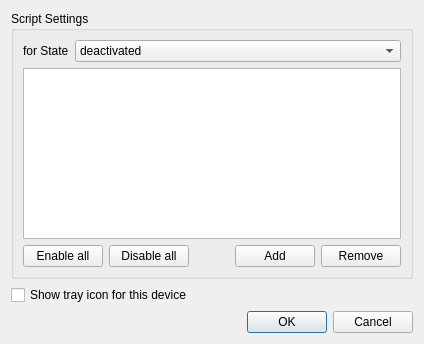
<?xml version="1.0" encoding="UTF-8"?>
<ui version="4.0">
 <class>Dialog</class>
 <widget class="QDialog" name="Dialog">
  <property name="geometry">
   <rect>
    <x>0</x>
    <y>0</y>
    <width>409</width>
    <height>344</height>
   </rect>
  </property>
  <property name="windowTitle">
   <string>Dialog</string>
  </property>
  <layout class="QVBoxLayout" name="verticalLayout_2">
   <item>
    <widget class="QGroupBox" name="scriptBox">
     <property name="title">
      <string>Script Settings</string>
     </property>
     <layout class="QVBoxLayout" name="verticalLayout">
      <item>
       <layout class="QFormLayout" name="formLayout">
        <item row="0" column="0">
         <widget class="QLabel" name="label">
          <property name="text">
           <string>for State</string>
          </property>
         </widget>
        </item>
        <item row="0" column="1">
         <widget class="QComboBox" name="stateCombo">
          <item>
           <property name="text">
            <string>deactivated</string>
           </property>
          </item>
          <item>
           <property name="text">
            <string>activated</string>
           </property>
          </item>
          <item>
           <property name="text">
            <string>got carrier</string>
           </property>
          </item>
          <item>
           <property name="text">
            <string>got carrier but not fully configured</string>
           </property>
          </item>
          <item>
           <property name="text">
            <string>up</string>
           </property>
          </item>
         </widget>
        </item>
       </layout>
      </item>
      <item>
       <widget class="QListWidget" name="listWidget"/>
      </item>
      <item>
       <layout class="QHBoxLayout" name="horizontalLayout">
        <item>
         <widget class="QPushButton" name="enableAllButton">
          <property name="text">
           <string>Enable all</string>
          </property>
         </widget>
        </item>
        <item>
         <widget class="QPushButton" name="disableAllButton">
          <property name="text">
           <string>Disable all</string>
          </property>
         </widget>
        </item>
        <item>
         <spacer name="spacer">
          <property name="orientation">
           <enum>Qt::Horizontal</enum>
          </property>
          <property name="sizeType">
           <enum>QSizePolicy::MinimumExpanding</enum>
          </property>
          <property name="sizeHint" stdset="0">
           <size>
            <width>40</width>
            <height>20</height>
           </size>
          </property>
         </spacer>
        </item>
        <item>
         <widget class="QPushButton" name="addButton">
          <property name="text">
           <string>Add</string>
          </property>
         </widget>
        </item>
        <item>
         <widget class="QPushButton" name="removeButton">
          <property name="text">
           <string>Remove</string>
          </property>
         </widget>
        </item>
       </layout>
      </item>
     </layout>
    </widget>
   </item>
   <item>
    <widget class="QCheckBox" name="trayiconCheckBox">
     <property name="text">
      <string>Show tray icon for this device</string>
     </property>
    </widget>
   </item>
   <item>
    <widget class="QDialogButtonBox" name="buttonBox">
     <property name="orientation">
      <enum>Qt::Horizontal</enum>
     </property>
     <property name="standardButtons">
      <set>QDialogButtonBox::Cancel|QDialogButtonBox::Ok</set>
     </property>
    </widget>
   </item>
  </layout>
 </widget>
 <resources/>
 <connections>
  <connection>
   <sender>buttonBox</sender>
   <signal>accepted()</signal>
   <receiver>Dialog</receiver>
   <slot>accept()</slot>
   <hints>
    <hint type="sourcelabel">
     <x>248</x>
     <y>254</y>
    </hint>
    <hint type="destinationlabel">
     <x>157</x>
     <y>274</y>
    </hint>
   </hints>
  </connection>
  <connection>
   <sender>buttonBox</sender>
   <signal>rejected()</signal>
   <receiver>Dialog</receiver>
   <slot>reject()</slot>
   <hints>
    <hint type="sourcelabel">
     <x>316</x>
     <y>260</y>
    </hint>
    <hint type="destinationlabel">
     <x>286</x>
     <y>274</y>
    </hint>
   </hints>
  </connection>
 </connections>
</ui>
